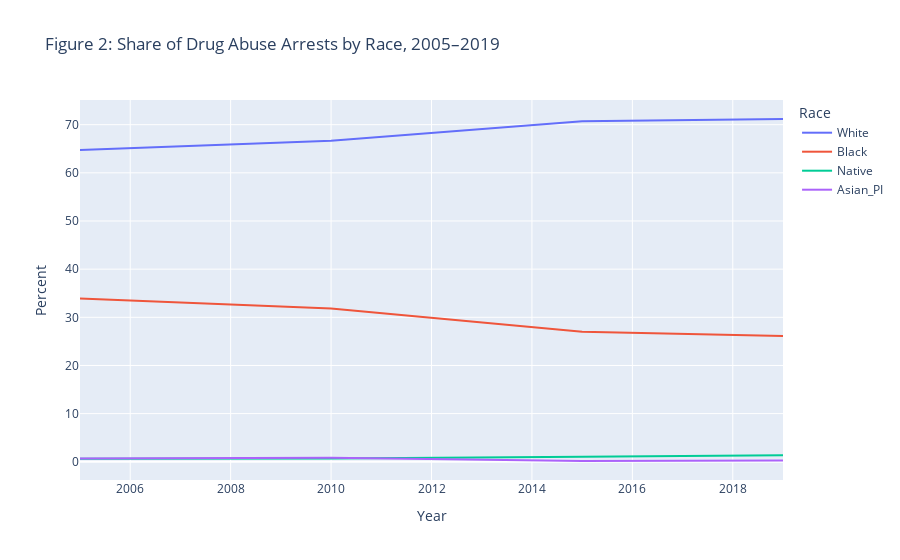

Here is the notebook cell this chart was saved with:
### Markdown cell above
When I examined the uncorrected arrest data, two things stood out particularly. Firstly, the number of arrests of white individuals has consistently dominated: in 2005, the number of white individuals arrested for drug abuse was approximately 860,000, and in 2019 it dropped to approximately 750,000. Although the number has decreased, since the total number of arrests for drug abuse has been declining, the proportion of white individuals arrested is actually increasing. This will be mentioned in the subsequent analysis. Secondly, although the number of arrests of black individuals is relatively small in absolute terms (dropping from approximately 450,000 in 2005 to approximately 270,000 in 2019), this does not indicate that the law has begun to relax for black individuals: the per capita arrest rate of black Americans is nearly twice that of white Americans, although their proportion in the total population is much smaller. The annual arrest numbers of Native Americans and Asian/Pacific Islanders still account for only a very small minority, but when the number of non-white individuals is so small, even a very small absolute change can have a considerable proportional impact on these groups.

**Relative Shares Over Time**

### Code cell
df_pct = cleaned_df.copy()
df_pct[["White","Black","Native","Asian_PI"]] = (
    df_pct[["White","Black","Native","Asian_PI"]].div(df_pct["Total"], axis=0) * 100
)
df_pct_melt = df_pct.melt(
    id_vars="Year",
    value_vars=["White","Black","Native","Asian_PI"],
    var_name="Race",
    value_name="Percent"
)
fig2 = px.line(
    df_pct_melt, x="Year", y="Percent", color="Race",
    title="Figure 2: Share of Drug Abuse Arrests by Race, 2005–2019"
)
fig2.show()

### Figure 1 — Plotly figure (JSON) as saved in the notebook; plotly's stock layout.template omitted (floating-point values rounded to 4 significant figures)
{"data": [{"hovertemplate": "Race=White<br>Year=%{x}<br>Percent=%{y}<extra></extra>", "legendgroup": "White", "line": {"color": "#636efa", "dash": "solid"}, "marker": {"symbol": "circle"}, "mode": "lines", "name": "White", "orientation": "v", "showlegend": true, "type": "scatter", "x": [2005, 2010, 2015, 2019], "xaxis": "x", "y": [64.75, 66.65, 70.7, 71.18], "yaxis": "y"}, {"hovertemplate": "Race=Black<br>Year=%{x}<br>Percent=%{y}<extra></extra>", "legendgroup": "Black", "line": {"color": "#EF553B", "dash": "solid"}, "marker": {"symbol": "circle"}, "mode": "lines", "name": "Black", "orientation": "v", "showlegend": true, "type": "scatter", "x": [2005, 2010, 2015, 2019], "xaxis": "x", "y": [33.92, 31.85, 27.01, 26.11], "yaxis": "y"}, {"hovertemplate": "Race=Native<br>Year=%{x}<br>Percent=%{y}<extra></extra>", "legendgroup": "Native", "line": {"color": "#00cc96", "dash": "solid"}, "marker": {"symbol": "circle"}, "mode": "lines", "name": "Native", "orientation": "v", "showlegend": true, "type": "scatter", "x": [2005, 2010, 2015, 2019], "xaxis": "x", "y": [0.6462, 0.69, 1.031, 1.34], "yaxis": "y"}, {"hovertemplate": "Race=Asian_PI<br>Year=%{x}<br>Percent=%{y}<extra></extra>", "legendgroup": "Asian_PI", "line": {"color": "#ab63fa", "dash": "solid"}, "marker": {"symbol": "circle"}, "mode": "lines", "name": "Asian_PI", "orientation": "v", "showlegend": true, "type": "scatter", "x": [2005, 2010, 2015, 2019], "xaxis": "x", "y": [0.69, 0.8133, 0.1625, 0.2473], "yaxis": "y"}], "layout": {"autosize": true, "legend": {"title": {"text": "Race"}, "tracegroupgap": 0}, "title": {"text": "Figure 2: Share of Drug Abuse Arrests by Race, 2005–2019"}, "xaxis": {"anchor": "y", "autorange": true, "domain": [0, 1], "range": [2005, 2019], "title": {"text": "Year"}, "type": "linear"}, "yaxis": {"anchor": "x", "autorange": true, "domain": [0, 1], "range": [-3.783, 75.12], "title": {"text": "Percent"}, "type": "linear"}}}
